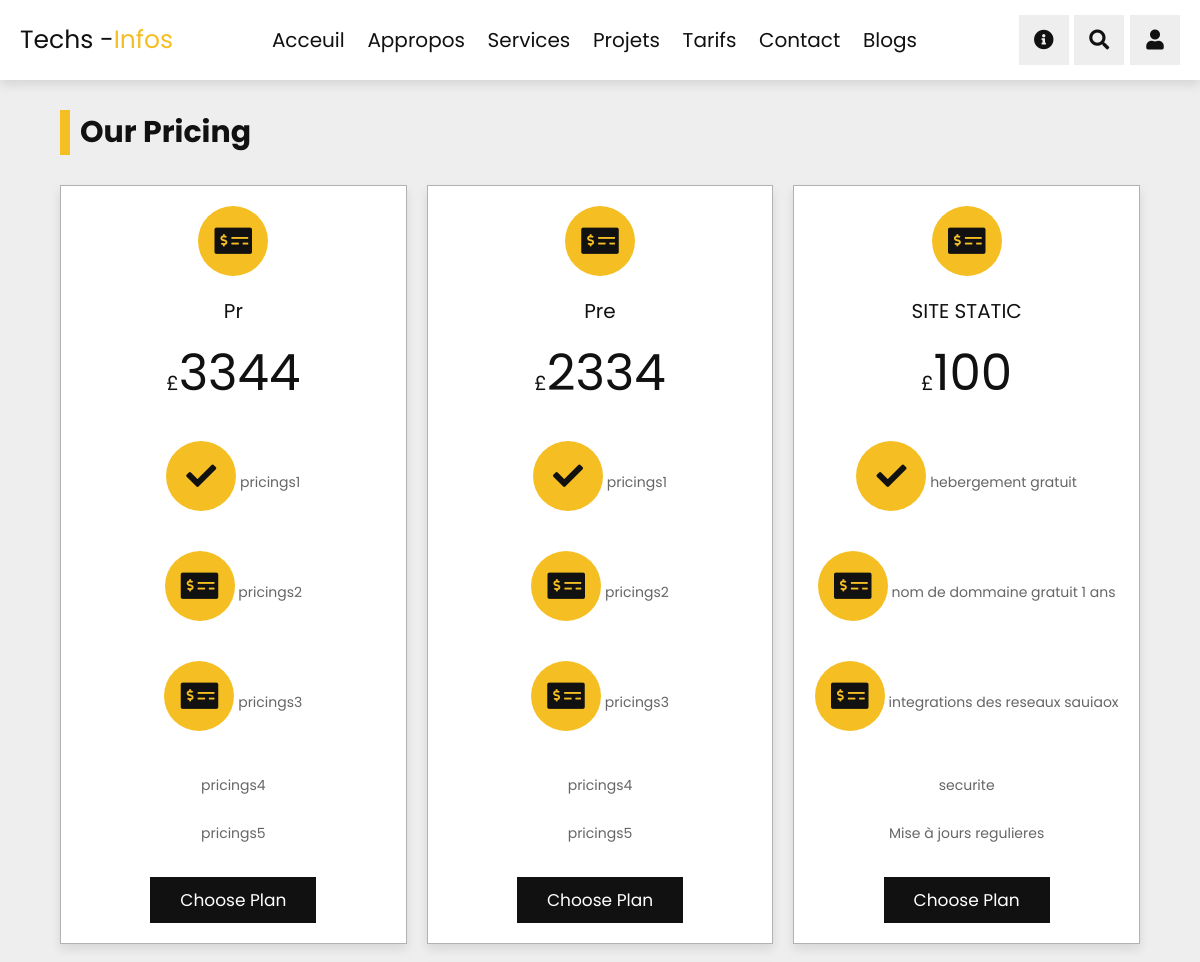
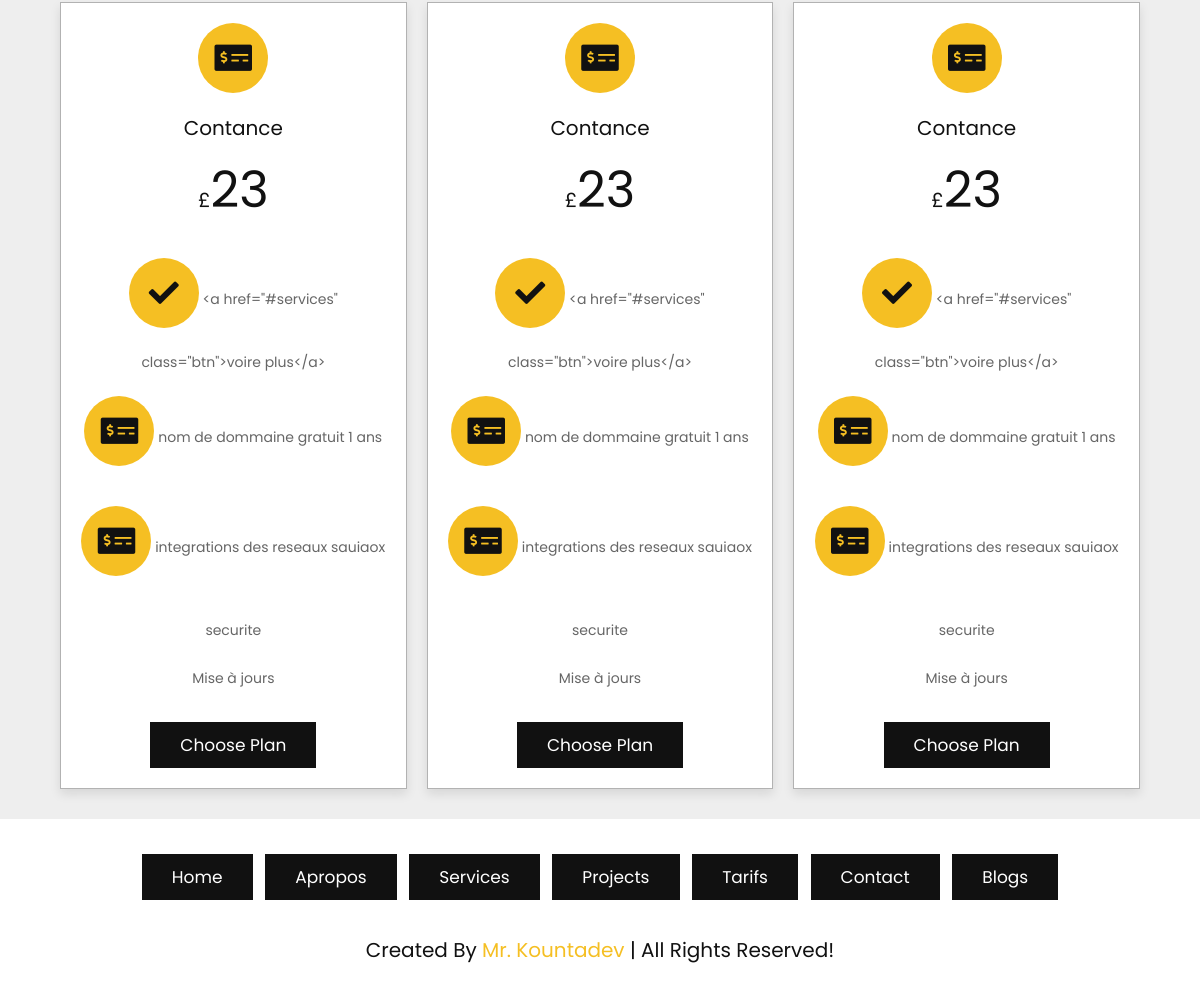
/pricing, run on the app's committed database (2 pictures, top to bottom).
### tech/models.py (models this page shows)
class Pricings(models.Model):
    image = models.ImageField()
    title = models.CharField(max_length=5000)
    prise = models.IntegerField()
    pric1 = models.CharField(max_length=5000)
    pric2 = models.CharField(max_length=5000)
    pric3 = models.CharField(max_length=5000)
    pric4 = models.CharField(max_length=5000)
    pric5 = models.CharField(max_length=5000)

### tech/views.py (the view)
# urls.py: path("pricing", views.pricing, name="pricing"),
def pricing(request):
    myprising = Pricings.objects.all()
    context = {
        "myprising": myprising
    }
    return render(request, "solution/pricing.html", context)

### tech/templates/solution/pricing.html (shortened to what this page needs)
{% extends 'base.html' %} {% load static %}
{% block content %}
<section class="pricing" id="pricing">
    <h1 class="heading"> our pricing </h1>
    <div class="box-container">
     {% for pricings in myprising  %}
       <div class="box">
          <i class="	fas fa-money-check-alt"></i>
          <h3>{{pricings.title}}</h3>
          <div class="price"><span>£</span>{{pricings.prise}}</div>
          <div class="list">
             <p> <i class="	fa fa-check"></i>  {{pricings.pric1}}</p>
             <p> <i class="	fas fa-money-check-alt"></i>  {{pricings.pric2}}</p>
             <p> <i class="	fas fa-money-check-alt"></i>  {{pricings.pric3}}</p>
             <p>{{pricings.pric4}}</p>
             <p>{{pricings.pric5}}</p>
          </div>
          <a href="#" class="btn">choose plan</a>
       </div>
       {% endfor %}
    </div>
 </section>
 {% endblock content %}

### tech/static/css/style.css (style rules this page uses)
:root { --yellow: #f5bf23; --black: #111; --white: #fff; --light-color: #666; --light-bg: #eee; --box-shadow: 0 .5rem 1rem rgba(0, 0, 0, .1); --border: .1rem solid rgba(0, 0, 0, .3); }
* { font-family: 'Poppins', sans-serif; margin: 0; padding: 0; -webkit-box-sizing: border-box; box-sizing: border-box; outline: none; border: none; text-decoration: none; }
html { font-size: 62.5%; overflow-x: hidden; scroll-behavior: smooth; scroll-padding-top: 7rem; }
section { padding: 5rem 10%; }
.heading { margin-bottom: 3rem; font-size: 3rem; color: var(--black); text-transform: capitalize; padding-left: 1rem; border-left: 1rem solid var(--yellow); }
.btn { display: inline-block; margin-top: 1rem; padding: 1rem 3rem; background: var(--black); color: var(--white); cursor: pointer; font-size: 1.7rem; text-transform: capitalize; -webkit-transition: .2s linear; transition: .2s linear; }
.pricing { background: var(--light-bg); }
.pricing .box-container { display: -ms-grid; display: grid; -ms-grid-columns: (minmax(30rem, 1fr))[auto-fit]; grid-template-columns: repeat(auto-fit, minmax(30rem, 1fr)); gap: 2rem; }
.pricing .box-container .box { background: var(--white); text-align: center; padding: 2rem; border: var(--border); -webkit-box-shadow: var(--box-shadow); box-shadow: var(--box-shadow); }
.pricing .box-container .box i { font-size: 3rem; height: 7rem; width: 7rem; line-height: 7rem; border-radius: 50%; margin-bottom: 2rem; background: var(--yellow); color: var(--black); }
.pricing .box-container .box h3 { font-size: 2rem; color: var(--black); text-transform: capitalize; font-weight: normal; }
.pricing .box-container .box .price { padding: 1rem 0; font-size: 5rem; color: var(--black); text-transform: capitalize; }
.pricing .box-container .box .price span { font-size: 2rem; }
.pricing .box-container .box .list { padding: 1rem 0; }
.pricing .box-container .box .list p { padding: 1rem 0; font-size: 1.4rem; color: var(--light-color); line-height: 2; }
@media (max-width: 1200px) { section { padding: 3rem 5%; } }

### data on the page
Pricings: title "Pr", prise "3344", pric1 "pricings1", pric2 "pricings2", pric3 "pricings3", pric4 "pricings4", pric5 "pricings5"
Pricings: title "Pre", prise "2334", pric1 "pricings1", pric2 "pricings2", pric3 "pricings3", pric4 "pricings4", pric5 "pricings5"
Pricings: title "SITE STATIC", prise "100", pric1 "hebergement gratuit", pric2 "nom de dommaine gratuit 1 ans", pric3 "integrations des reseaux sauiaox", pric4 "securite", pric5 "Mise à jours regulieres"
Pricings: title "Contance", prise "23", pric1 "<a href=\"#services\" class=\"btn\">voire plus</a>", pric2 "nom de dommaine gratuit 1 ans", pric3 "integrations des reseaux sauiaox", pric4 "securite", pric5 "Mise à jours"
Pricings: title "Contance", prise "23", pric1 "<a href=\"#services\" class=\"btn\">voire plus</a>", pric2 "nom de dommaine gratuit 1 ans", pric3 "integrations des reseaux sauiaox", pric4 "securite", pric5 "Mise à jours"
Pricings: title "Contance", prise "23", pric1 "<a href=\"#services\" class=\"btn\">voire plus</a>", pric2 "nom de dommaine gratuit 1 ans", pric3 "integrations des reseaux sauiaox", pric4 "securite", pric5 "Mise à jours"
